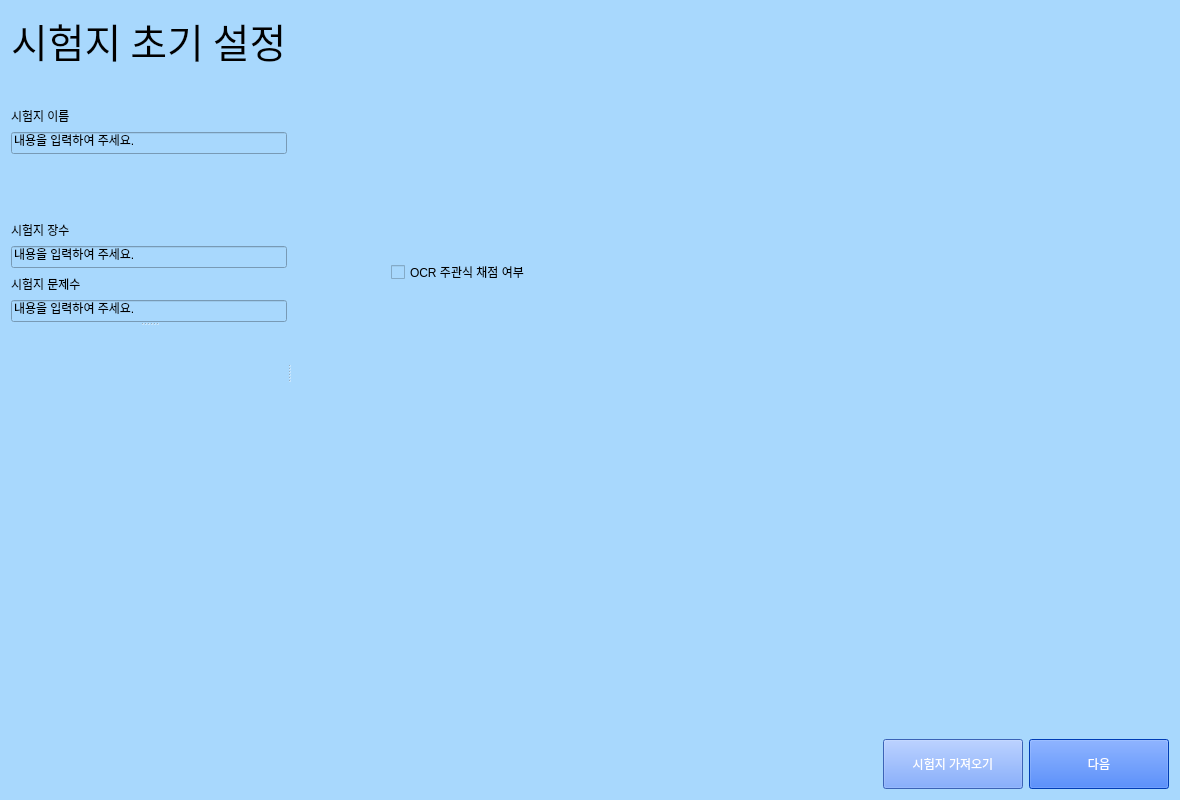
<?xml version="1.0" encoding="UTF-8"?>
<ui version="4.0">
 <class>Form</class>
 <widget class="QWidget" name="Form">
  <property name="geometry">
   <rect>
    <x>0</x>
    <y>0</y>
    <width>1180</width>
    <height>800</height>
   </rect>
  </property>
  <property name="sizePolicy">
   <sizepolicy hsizetype="Fixed" vsizetype="Fixed">
    <horstretch>0</horstretch>
    <verstretch>0</verstretch>
   </sizepolicy>
  </property>
  <property name="windowTitle">
   <string>Automatic Scoring Program</string>
  </property>
  <property name="styleSheet">
   <string notr="true">background: #a8d8fd</string>
  </property>
  <layout class="QGridLayout" name="gridLayout_2">
   <item row="0" column="0">
    <layout class="QGridLayout" name="gridLayout_3">
     <item row="0" column="0">
      <widget class="QSplitter" name="splitter_2">
       <property name="orientation">
        <enum>Qt::Horizontal</enum>
       </property>
       <widget class="QSplitter" name="splitter">
        <property name="orientation">
         <enum>Qt::Vertical</enum>
        </property>
        <widget class="QWidget" name="layoutWidget">
         <layout class="QGridLayout" name="gridLayout">
          <property name="sizeConstraint">
           <enum>QLayout::SetFixedSize</enum>
          </property>
          <item row="0" column="0">
           <widget class="QLabel" name="descriptive">
            <property name="sizePolicy">
             <sizepolicy hsizetype="Preferred" vsizetype="Fixed">
              <horstretch>0</horstretch>
              <verstretch>0</verstretch>
             </sizepolicy>
            </property>
            <property name="font">
             <font>
              <family>나눔스퀘어 ExtraBold</family>
              <pointsize>30</pointsize>
              <weight>10</weight>
              <italic>false</italic>
              <bold>false</bold>
             </font>
            </property>
            <property name="styleSheet">
             <string notr="true">font: 81 30pt &quot;나눔스퀘어 ExtraBold&quot;;</string>
            </property>
            <property name="text">
             <string>시험지 초기 설정</string>
            </property>
           </widget>
          </item>
          <item row="3" column="0">
           <widget class="QLineEdit" name="lineEdit">
            <property name="styleSheet">
             <string notr="true">font: 12pt &quot;나눔스퀘어&quot;;</string>
            </property>
            <property name="text">
             <string>내용을 입력하여 주세요.</string>
            </property>
           </widget>
          </item>
          <item row="2" column="0">
           <widget class="QLabel" name="descriptiveProblemNumberLabel">
            <property name="sizePolicy">
             <sizepolicy hsizetype="Preferred" vsizetype="Fixed">
              <horstretch>0</horstretch>
              <verstretch>0</verstretch>
             </sizepolicy>
            </property>
            <property name="minimumSize">
             <size>
              <width>100</width>
              <height>20</height>
             </size>
            </property>
            <property name="styleSheet">
             <string notr="true">font: 75 15pt &quot;나눔스퀘어 Bold&quot;;</string>
            </property>
            <property name="text">
             <string>시험지 이름</string>
            </property>
           </widget>
          </item>
          <item row="1" column="0">
           <spacer name="verticalSpacer">
            <property name="orientation">
             <enum>Qt::Vertical</enum>
            </property>
            <property name="sizeType">
             <enum>QSizePolicy::Fixed</enum>
            </property>
            <property name="sizeHint" stdset="0">
             <size>
              <width>20</width>
              <height>30</height>
             </size>
            </property>
           </spacer>
          </item>
          <item row="9" column="0">
           <widget class="QLineEdit" name="lineEdit_3">
            <property name="styleSheet">
             <string notr="true">font: 12pt &quot;나눔스퀘어&quot;;</string>
            </property>
            <property name="text">
             <string>내용을 입력하여 주세요.</string>
            </property>
           </widget>
          </item>
          <item row="5" column="0">
           <widget class="QLabel" name="descriptiveProblemNumberLabel_2">
            <property name="sizePolicy">
             <sizepolicy hsizetype="Preferred" vsizetype="Fixed">
              <horstretch>0</horstretch>
              <verstretch>0</verstretch>
             </sizepolicy>
            </property>
            <property name="minimumSize">
             <size>
              <width>100</width>
              <height>20</height>
             </size>
            </property>
            <property name="styleSheet">
             <string notr="true">font: 75 15pt &quot;나눔스퀘어 Bold&quot;;</string>
            </property>
            <property name="text">
             <string>시험지 장수</string>
            </property>
           </widget>
          </item>
          <item row="8" column="0">
           <widget class="QLabel" name="descriptiveProblemNumberLabel_3">
            <property name="sizePolicy">
             <sizepolicy hsizetype="Preferred" vsizetype="Fixed">
              <horstretch>0</horstretch>
              <verstretch>0</verstretch>
             </sizepolicy>
            </property>
            <property name="minimumSize">
             <size>
              <width>100</width>
              <height>20</height>
             </size>
            </property>
            <property name="styleSheet">
             <string notr="true">font: 75 15pt &quot;나눔스퀘어 Bold&quot;;</string>
            </property>
            <property name="text">
             <string>시험지 문제수</string>
            </property>
           </widget>
          </item>
          <item row="7" column="0">
           <widget class="QLineEdit" name="lineEdit_2">
            <property name="styleSheet">
             <string notr="true">font: 12pt &quot;나눔스퀘어&quot;;</string>
            </property>
            <property name="text">
             <string>내용을 입력하여 주세요.</string>
            </property>
           </widget>
          </item>
          <item row="4" column="0">
           <spacer name="verticalSpacer_2">
            <property name="orientation">
             <enum>Qt::Vertical</enum>
            </property>
            <property name="sizeType">
             <enum>QSizePolicy::Fixed</enum>
            </property>
            <property name="sizeHint" stdset="0">
             <size>
              <width>20</width>
              <height>60</height>
             </size>
            </property>
           </spacer>
          </item>
         </layout>
        </widget>
        <widget class="QWidget" name="layoutWidget">
         <layout class="QHBoxLayout" name="horizontalLayout"/>
        </widget>
       </widget>
       <widget class="QWidget" name="layoutWidget">
        <layout class="QGridLayout" name="scroreGridLayout">
         <property name="sizeConstraint">
          <enum>QLayout::SetMinimumSize</enum>
         </property>
         <item row="0" column="1">
          <widget class="QCheckBox" name="checkBox">
           <property name="styleSheet">
            <string notr="true">font: 75 12pt &quot;나눔스퀘어 Bold&quot;;</string>
           </property>
           <property name="text">
            <string>OCR 주관식 채점 여부</string>
           </property>
          </widget>
         </item>
         <item row="1" column="1">
          <spacer name="verticalSpacer_3">
           <property name="orientation">
            <enum>Qt::Vertical</enum>
           </property>
           <property name="sizeType">
            <enum>QSizePolicy::Fixed</enum>
           </property>
           <property name="sizeHint" stdset="0">
            <size>
             <width>20</width>
             <height>200</height>
            </size>
           </property>
          </spacer>
         </item>
         <item row="0" column="0">
          <spacer name="horizontalSpacer_5">
           <property name="orientation">
            <enum>Qt::Horizontal</enum>
           </property>
           <property name="sizeType">
            <enum>QSizePolicy::Fixed</enum>
           </property>
           <property name="sizeHint" stdset="0">
            <size>
             <width>100</width>
             <height>20</height>
            </size>
           </property>
          </spacer>
         </item>
        </layout>
       </widget>
      </widget>
     </item>
     <item row="2" column="1">
      <widget class="QPushButton" name="ResultPushButton_2">
       <property name="sizePolicy">
        <sizepolicy hsizetype="Fixed" vsizetype="Fixed">
         <horstretch>0</horstretch>
         <verstretch>0</verstretch>
        </sizepolicy>
       </property>
       <property name="minimumSize">
        <size>
         <width>140</width>
         <height>50</height>
        </size>
       </property>
       <property name="styleSheet">
        <string notr="true">font: 81 24pt &quot;나눔스퀘어 ExtraBold&quot;;
color: rgb(255, 255, 255);
background-color: rgb(83, 138, 255);</string>
       </property>
       <property name="text">
        <string>시험지 가져오기</string>
       </property>
      </widget>
     </item>
     <item row="2" column="2">
      <widget class="QPushButton" name="ResultPushButton">
       <property name="sizePolicy">
        <sizepolicy hsizetype="Fixed" vsizetype="Fixed">
         <horstretch>0</horstretch>
         <verstretch>0</verstretch>
        </sizepolicy>
       </property>
       <property name="minimumSize">
        <size>
         <width>140</width>
         <height>50</height>
        </size>
       </property>
       <property name="styleSheet">
        <string notr="true">font: 81 24pt &quot;나눔스퀘어 ExtraBold&quot;;
color: rgb(255, 255, 255);
background-color: rgb(0, 85, 255);</string>
       </property>
       <property name="text">
        <string>다음</string>
       </property>
      </widget>
     </item>
     <item row="2" column="0">
      <spacer name="horizontalSpacer_4">
       <property name="orientation">
        <enum>Qt::Horizontal</enum>
       </property>
       <property name="sizeType">
        <enum>QSizePolicy::Fixed</enum>
       </property>
       <property name="sizeHint" stdset="0">
        <size>
         <width>760</width>
         <height>20</height>
        </size>
       </property>
      </spacer>
     </item>
    </layout>
   </item>
  </layout>
 </widget>
 <resources/>
 <connections/>
</ui>
